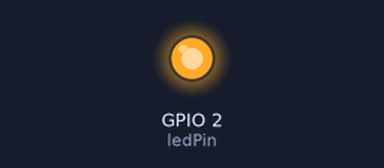
Bench run of a sketch on a simulated ESP32. Parts: output pins drawn as LEDs (lit = HIGH). WiFi joins after 1.5 s; servers stay silent unless stated; what the sketch prints to the serial monitor is not drawn.

Above: at 0.1 s.
At 1.6 s:
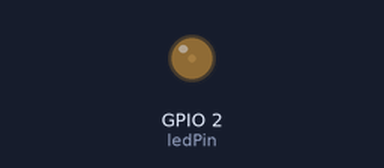
Timing chart, 0 to 3.1 s (numbered marks = the images above):
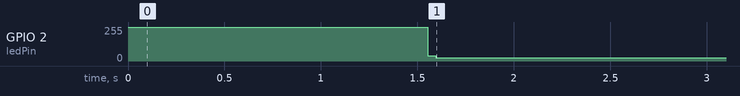

Measured:
- by itself, GPIO 2 (ledPin): 0/255 → 255/255 at 0.00 s, → 23/255 1.6 s later

The sketch:

RTOS_simple.ino
```cpp
/*
On Core1 you have the standard Arduino main() function.
On Core0 you have the second task called codeForTask1.

The two tasks, on different cores, share a value called counter.
*/

#include <WiFi.h>
#define ledPin 2  // internal LED

const char* ssid = "xxx";
const char* pass = "yyy";

unsigned int counter = 0;
unsigned long previousMillis = 0;
const long interval = 1000;


void codeForTask1(void *parameter);  // Function Declaration, now i can put the function on the bottom of the code

// --- Cores ---
TaskHandle_t Task1;
SemaphoreHandle_t lock = 0;


//
// --- WIFI CON ---
//
void setup_wifi() {
  delay(10);
  // We start by connecting to a WiFi network
  Serial.println();
  Serial.print("Connecting to ");
  Serial.println(WiFi.SSID());

  WiFi.begin(ssid, pass);

  while (WiFi.status() != WL_CONNECTED) {
    delay(150);
    Serial.print(".");
  }

  Serial.println("");
  Serial.println("WiFi connected");
  Serial.print("IP address: ");
  Serial.println(WiFi.localIP());
}


//
// --- BOTH CYLINDER ---
//
void bothCylinder() {
  xTaskCreatePinnedToCore(
    codeForTask1, /* Task function. */
    "Task_1",     /* name of task. */
    2000,         /* Stack size of task */
    NULL,         /* parameter of the task */
    1,            /* priority of the task */
    &Task1,       /* Task handle to keep track of created task */
    0);           /* Core */

  //delay(500);  // needed to start-up task1

  // xTaskCreatePinnedToCore(
  //     codeForTask2,
  //     "Task_2",
  //     1000,
  //     NULL,
  //     1,
  //     &Task2,
  //     1);
}


//
// --- SETUP ---
//
void setup() {
  lock = xSemaphoreCreateMutex();
  bothCylinder();

  pinMode(ledPin, OUTPUT);

  Serial.begin(115200);
}


//
// --- TASK1 ON CORE0---
//
void codeForTask1(void *parameter) {
  for (;;) {
    Serial.println("          CORE0 RUN!");
    //Serial.printf("         TASK1 on Core %d\n ", xPortGetCoreID());

    if (xSemaphoreTake(lock, 50)) {
      counter++;
      xSemaphoreGive(lock);
    } else
      Serial.println("            Core0 access variables fail.1");

    vTaskDelay(50);
  }
}


//
// --- LOOP ON CORE1---
// -- WiFi --
//
void loop() {
  //Serial.printf("Loop on Core %d\n ", xPortGetCoreID());

  // check the WiFi
  digitalWrite(ledPin, HIGH);
  if (WiFi.status() != WL_CONNECTED) setup_wifi();  // if not connected
  digitalWrite(ledPin, LOW);

  if (millis() - previousMillis >= interval) {
    // save the last time you blinked the LED
    previousMillis = millis();
    unsigned int _counter;

    if (xSemaphoreTake(lock, 50)) {
      _counter = counter;
      xSemaphoreGive(lock);
    } else Serial.println("Core1 access variables fail.");

    Serial.println(_counter);
  }
}
```
